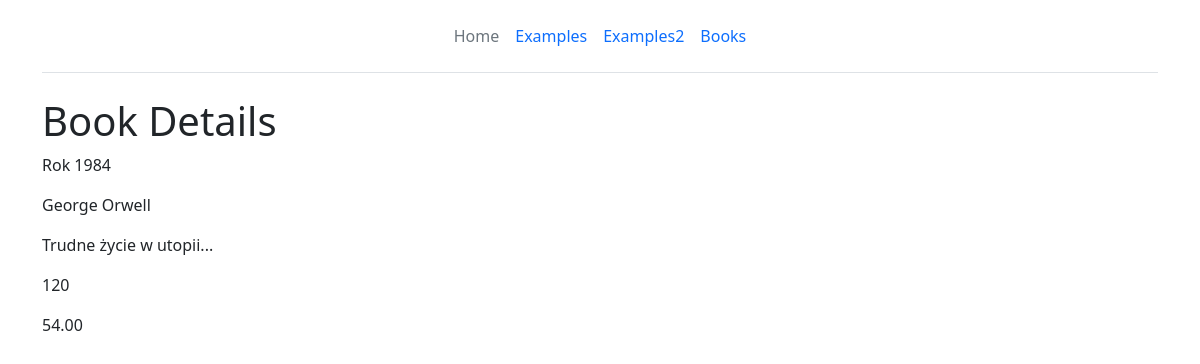
Screenshot of /books/2/ (signed in) with the database file from the repository.
### books/models.py (models this page shows)
class Book(models.Model):
    title = models.CharField(max_length=255)
    author = models.ForeignKey(Author, on_delete=models.CASCADE)
    description = models.TextField()
    pages = models.IntegerField(blank=True, null=True)
    price = models.DecimalField(max_digits=10, decimal_places=2)
    created_at = models.DateTimeField(auto_now_add=True)
    updated_at = models.DateTimeField(auto_now=True)

class Author(models.Model):
    name = models.CharField(max_length=255)
    def __str__(self):
        return self.name

### books/views.py (the view)
# urls.py: path('<int:id>/', book_details, name="details"),
@login_required
def book_details(request, id):
    book = Book.objects.get(id=id)
    return render(request, "books/details.html", {"book": book})

### books/templates/books/details.html
{% extends "base.html" %}
{% block content %}
<h1>Book Details</h1>
<p>{{ book.title }}</p>
<p>{{ book.author }}</p>
<p>{{ book.description }}</p>
<p>{{ book.pages }}</p>
<p>{{ book.price }}</p>
{% endblock %}

### rows the page displays
Book: title "Rok 1984", author "George Orwell", description "Trudne życie w utopii...", pages "120", price "54.00"
